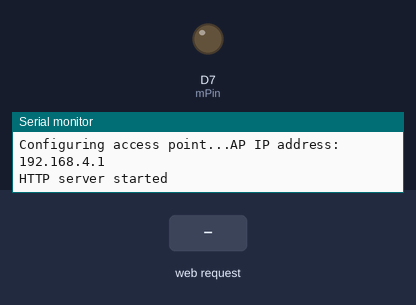
Simulated run of this sketch. Board: ESP8266 (NodeMCU). Shown: output pins drawn as LEDs (lit = HIGH), the last lines printed to the serial monitor. Inputs (shaded band) come from the test bench.

Above: at 2.2 s.
2.3 s: HTTP request GET /toggle received
At 2.9 s:
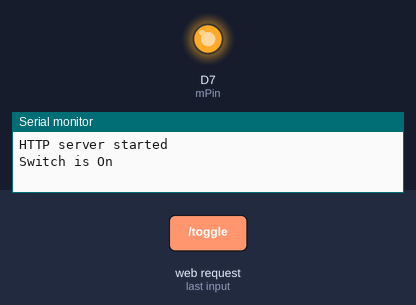
Timing chart, 0 to 5.3 s (numbered marks = the images above; inputs shaded):
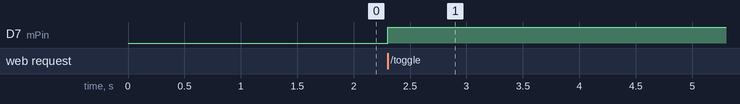

The sketch:

ESP8266-WifiMgrWebSwitchCSS.ino
```cpp
#include <ESP8266WiFi.h>
#include <ESP8266WebServer.h>

const char *ssid="ESP8266";
const char *password = "1234567890";

const int mPin=D7;
boolean swStatus=false;
String strSwStatus;
String strButtonLabel;


ESP8266WebServer server(80);

String getHtmlPage(){
  String css;
  if (swStatus){
    Serial.println("Switch is On");
    strSwStatus="On";
    strButtonLabel="Turn Off";
    css="<style>.button {background-color:silver;border:none;border-radius:4px;color:red;padding:7px;text-align:center;text-decoration:none;text-decoration:none;}</style>";
  } else {
    Serial.println("Switch is Off");
    strSwStatus="Off";
    strButtonLabel="Turn On";
    css="<style>.button {background-color:silver;border:none;border-radius:4px;color:green;padding:7px;text-align:center;text-decoration:none;text-decoration:none;}</style>";
  }


  String strHtml="<!DOCTYPE html><html><head>";
  strHtml+=css;
  strHtml+="<meta http-equiv=\"Content-Type\" content=\"text/html; charset=UTF-8\">";
  strHtml+="<meta name=\"viewport\" content=\"user-scalable=no, initial-scale=1, maximum-scale=1, ";
  strHtml+="minimum-scale=1, width=device-width, height=device-height\">";
  strHtml+="<title>Controller</title>";
  strHtml+="</head><body><h1>Controller/ควบคุม</h1>";
  strHtml+="<h3>Switch Status:";
  strHtml+=strSwStatus;
  strHtml+="</h3>";
  strHtml+="<br>";
  strHtml+="<a href='./toggle' class='button'>";
  strHtml+=strButtonLabel;
  strHtml+="</a>";
  strHtml+="</body></html>";
  return strHtml;
}

void handleRoot(){
  server.send(200, "text/html", getHtmlPage());
}

void toggleSW(){
  if (swStatus){
    swStatus=false;
    analogWrite(mPin, 0);
  } else {
    swStatus=true;
    analogWrite(mPin, 700);
  }
  server.send(200, "text/html", getHtmlPage());
}


void setup() {
  // put your setup code here, to run once:
  Serial.begin(9600);
  delay(1000);

  Serial.println();
  Serial.print("Configuring access point...");
  WiFi.softAP(ssid, password);
  IPAddress myIP=WiFi.softAPIP();
  Serial.print("AP IP address: ");
  Serial.println(myIP);

  pinMode(mPin, OUTPUT);
  analogWrite(mPin, 0);

  server.on("/", handleRoot);

  server.on("/toggle", toggleSW);


  server.begin();
  Serial.println("HTTP server started");
}

void loop() {
  // put your main code here, to run repeatedly:
  server.handleClient();
}
```

Measured:
- after the input at 2.3 s, D7 (mPin): LOW → HIGH at once
